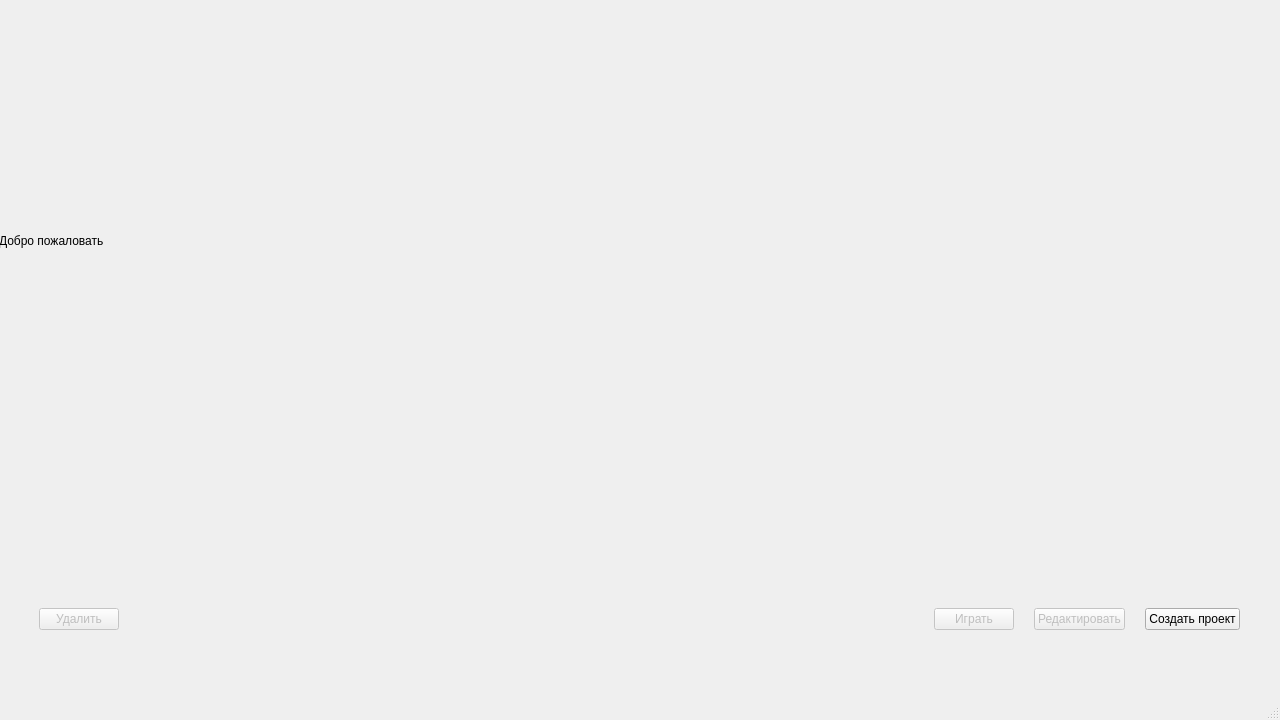
<?xml version="1.0" encoding="UTF-8"?>
<ui version="4.0">
 <class>MainWindow</class>
 <widget class="QMainWindow" name="MainWindow">
  <property name="geometry">
   <rect>
    <x>0</x>
    <y>0</y>
    <width>1280</width>
    <height>720</height>
   </rect>
  </property>
  <property name="windowTitle">
   <string>Конструктор визуальных новелл</string>
  </property>
  <widget class="QWidget" name="centralwidget">
   <widget class="QWidget" name="verticalLayoutWidget">
    <property name="geometry">
     <rect>
      <x>-1</x>
      <y>-1</y>
      <width>1281</width>
      <height>671</height>
     </rect>
    </property>
    <layout class="QVBoxLayout" name="verticalLayout">
     <property name="sizeConstraint">
      <enum>QLayout::SetMaximumSize</enum>
     </property>
     <item>
      <widget class="QLabel" name="label">
       <property name="text">
        <string>Добро пожаловать</string>
       </property>
      </widget>
     </item>
     <item>
      <layout class="QGridLayout" name="projectsGrd">
       <property name="sizeConstraint">
        <enum>QLayout::SetFixedSize</enum>
       </property>
       <property name="leftMargin">
        <number>40</number>
       </property>
       <property name="topMargin">
        <number>40</number>
       </property>
       <property name="rightMargin">
        <number>40</number>
       </property>
       <property name="bottomMargin">
        <number>40</number>
       </property>
       <property name="spacing">
        <number>40</number>
       </property>
      </layout>
     </item>
     <item>
      <layout class="QHBoxLayout" name="horizontalLayout">
       <property name="spacing">
        <number>20</number>
       </property>
       <property name="leftMargin">
        <number>40</number>
       </property>
       <property name="topMargin">
        <number>40</number>
       </property>
       <property name="rightMargin">
        <number>40</number>
       </property>
       <property name="bottomMargin">
        <number>40</number>
       </property>
       <item>
        <widget class="QPushButton" name="deleteProject">
         <property name="enabled">
          <bool>false</bool>
         </property>
         <property name="text">
          <string>Удалить</string>
         </property>
        </widget>
       </item>
       <item>
        <spacer name="horizontalSpacer">
         <property name="orientation">
          <enum>Qt::Horizontal</enum>
         </property>
         <property name="sizeHint" stdset="0">
          <size>
           <width>40</width>
           <height>20</height>
          </size>
         </property>
        </spacer>
       </item>
       <item>
        <widget class="QPushButton" name="playProject">
         <property name="enabled">
          <bool>false</bool>
         </property>
         <property name="text">
          <string>Играть</string>
         </property>
        </widget>
       </item>
       <item>
        <widget class="QPushButton" name="editProject">
         <property name="enabled">
          <bool>false</bool>
         </property>
         <property name="text">
          <string>Редактировать</string>
         </property>
        </widget>
       </item>
       <item>
        <widget class="QPushButton" name="createProject">
         <property name="text">
          <string>Создать проект</string>
         </property>
         <property name="checkable">
          <bool>false</bool>
         </property>
         <property name="checked">
          <bool>false</bool>
         </property>
        </widget>
       </item>
      </layout>
     </item>
    </layout>
   </widget>
  </widget>
  <widget class="QMenuBar" name="menubar">
   <property name="geometry">
    <rect>
     <x>0</x>
     <y>0</y>
     <width>1280</width>
     <height>26</height>
    </rect>
   </property>
  </widget>
  <widget class="QStatusBar" name="statusbar"/>
 </widget>
 <resources/>
 <connections/>
</ui>
